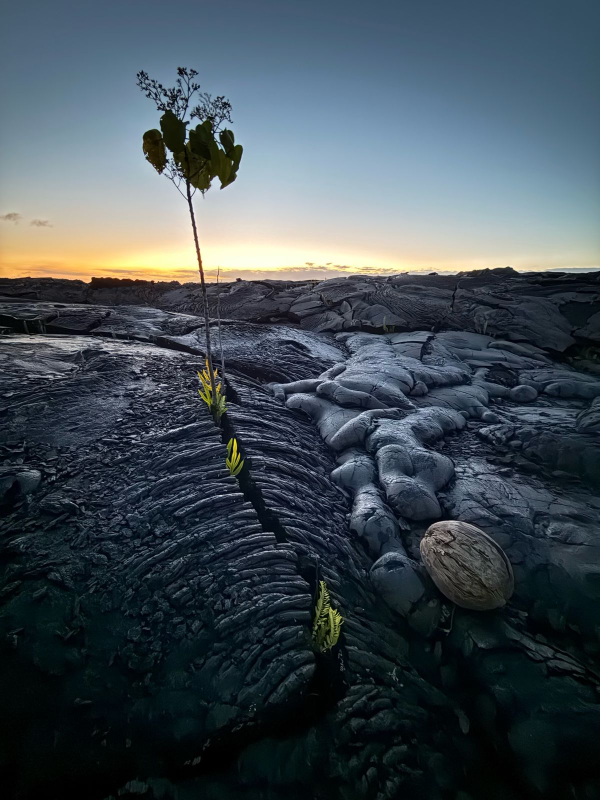
#> input picture immersive-hawaii/assets/hawaii-06.jpg, 1200 x 1600 px, found by its file name (shown at 1/2 size)
$ python make_sapling_sprite.py
#> lines starting #> are read from the running program, lines starting #| are printed output that depends on the picture; after the words box and inside, x2 and y2 are one past the last pixel; in counts of white or black regions, pixels touching at a corner belong together; long printed decimals are rounded
# Extract the sapling (above the horizon) as an RGBA sprite, used for growth-stage visuals.
from PIL import Image, ImageFilter; import numpy as np
A='/workspace/wt-immersive/immersive-hawaii/assets/'
im=Image.open(A+'hawaii-06.jpg').convert('RGB'); a=np.asarray(im,dtype=float); L=a.mean(2)
#> further down, im is the input picture: PIL image 1200x1600 RGB; mean R, G, B 65.3, 76.4, 84
#> after `L = a.mean(2)`:
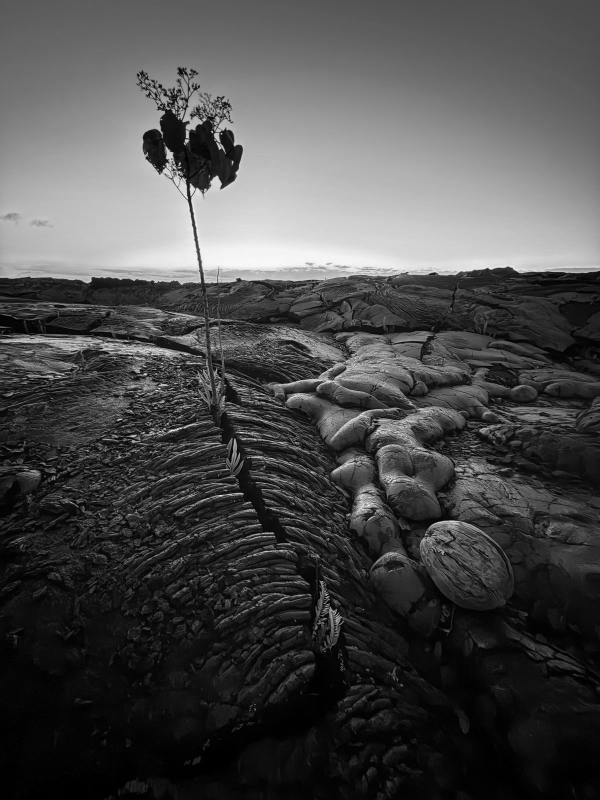
#> L: shape (1600, 1200) float64 (shown at 1/2 size); min 0, max 253.7, mean 75.2
HOR=548
sky=np.median(L[:HOR],axis=1,keepdims=True)
#> sky = 548 values, max 224.3 at index 527, min 86 at index 0, mean 150.4
m=(L[:HOR] < sky*0.72).astype(np.float32)
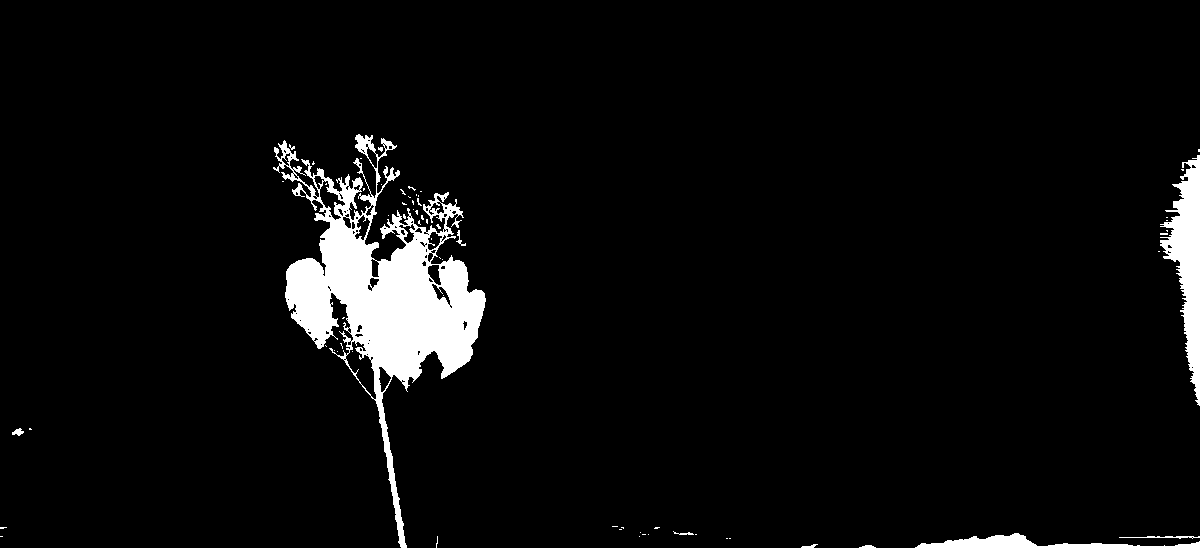
#> m: shape (548, 1200) float32; values 0 (black) and 1 (white), 4.7% white; 66 white regions (57 under 20 px), largest, box (x1, y1, x2, y2) and area: (273, 134, 486, 548) 24358, (1160, 155, 1200, 406) 4559, (915, 533, 1200, 548) 1640
mi=Image.fromarray((m*255).astype(np.uint8)).filter(ImageFilter.MedianFilter(3))
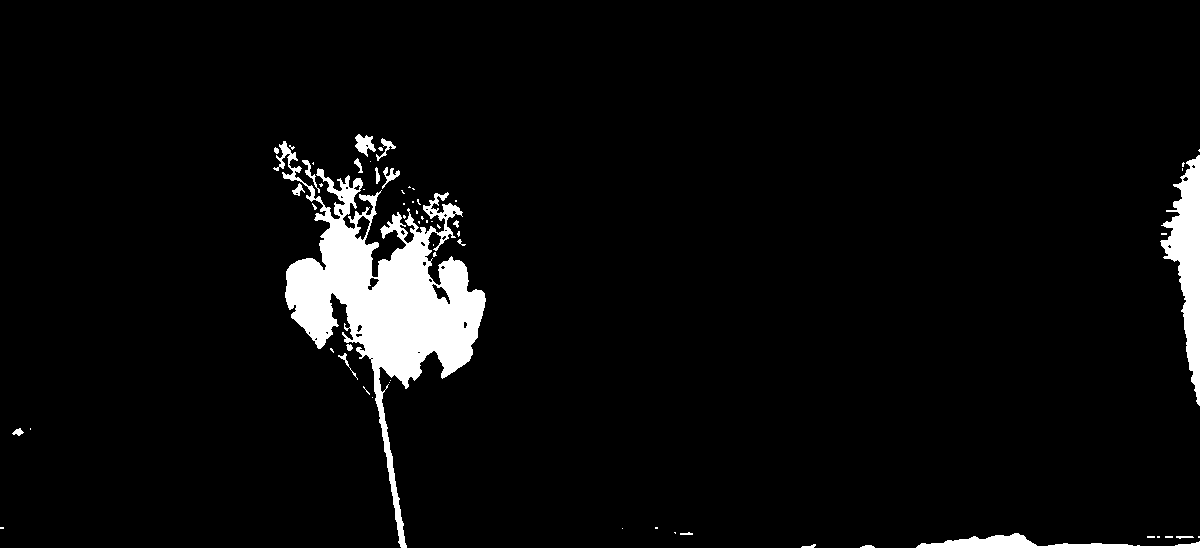
#> mi: PIL image 1200x548 L; 4.7% white; 62 white regions (42 under 20 px), largest, box (x1, y1, x2, y2) and area: (273, 141, 486, 548) 23233, (1160, 155, 1200, 406) 4556, (916, 533, 1200, 548) 1638
m=np.asarray(mi)>0
ys,xs=np.nonzero(m)
# keep the main connected column (the tree): restrict to x range around densest column
col=m.sum(0); col[:150]=0; col[700:]=0; cx=int(np.argmax(col))
#> after `col = m.sum(0)`: col = 1200 values, max 263 at index 1199, min 0 at index 4, mean 25.76
#> after `cx = int(np.argmax(col))`: cx = 398
sel=np.abs(xs-cx)<230; ys,xs=ys[sel],xs[sel]
x0,x1,y0=xs.min()-6,xs.max()+6,max(0,ys.min()-6)
#> x0 = 267; x1 = 628; y0 = 128
print('stem col',cx,'bbox',x0,y0,x1,HOR)
#| stem col 398 bbox 267 128 628 548
alpha=np.zeros(L.shape,np.uint8); alpha[:HOR][m]=255
alpha[:, :x0]=0; alpha[:, x1:]=0
al=Image.fromarray(alpha).filter(ImageFilter.GaussianBlur(0.8))
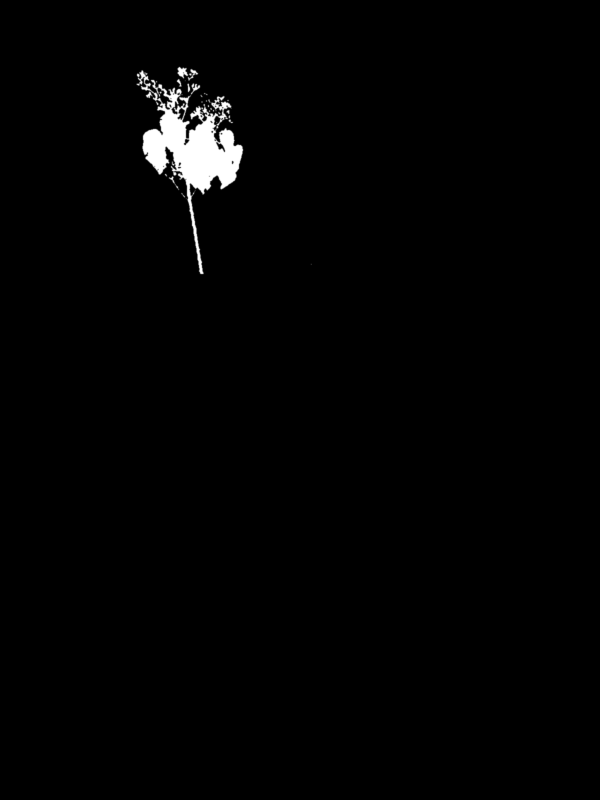
#> al: PIL image 1200x1600 L (shown at 1/2 size); min 0, max 255, mean 3.2
rgba=im.copy(); rgba.putalpha(al)
#> after `rgba.putalpha(al)`:
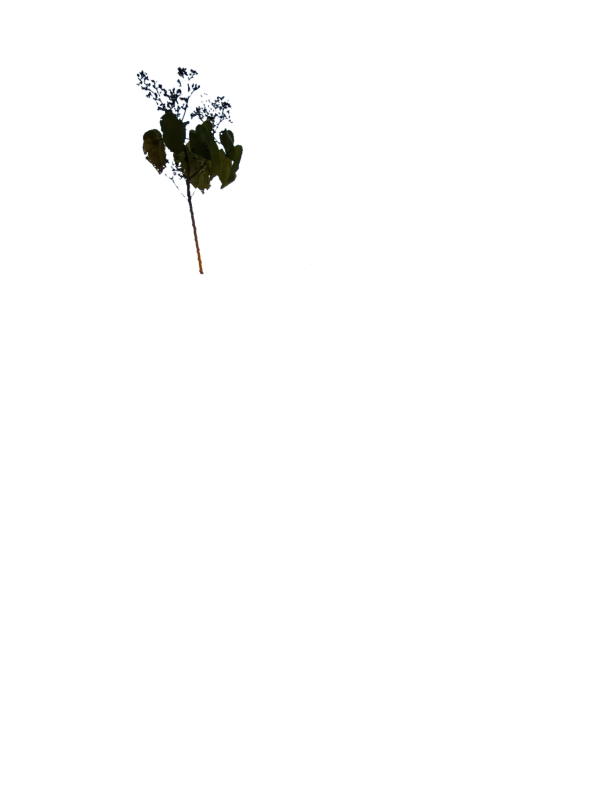
#> rgba: PIL image 1200x1600 RGBA (shown at 1/2 size); mean R, G, B, A 65.3, 76.4, 84, 3.2; transparent parts drawn white
spr=rgba.crop((x0,y0,x1,HOR)); spr.save(A+'hawaii-06-sapling.png',optimize=True)
#> after `spr = rgba.crop((x0, y0, x1, HOR))`:
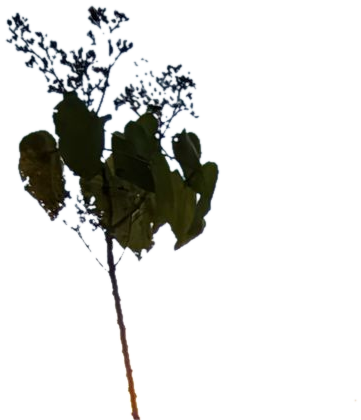
#> spr: PIL image 361x420 RGBA; mean R, G, B, A 155.6, 164.8, 163.7, 41.1; transparent parts drawn white
print('sprite',spr.size,'uv', x0/1200,y0/1600,x1/1200,HOR/1600, 'stem x uv',cx/1200)
#| sprite (361, 420) uv 0.2225 0.08 0.5233 0.3425 stem x uv 0.3317

$ run again, with immersive-hawaii/assets/hawaii-12-lanai.jpg copied over immersive-hawaii/assets/hawaii-06.jpg
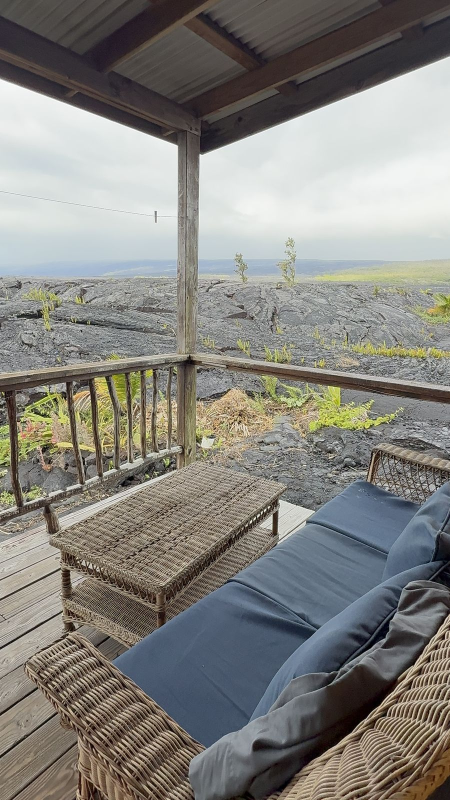
#> input picture immersive-hawaii/assets/hawaii-12-lanai.jpg, 900 x 1600 px, found by its file name (shown at 1/2 size)
#> im is the input picture: PIL image 900x1600 RGB; mean R, G, B 132.7, 131.2, 126
#> sky = 548 values, max 234.3 at index 425, min 50.67 at index 115, mean 156.2
#> `m=(L[:HOR] < sky*0.72).astype(np.float32)`:
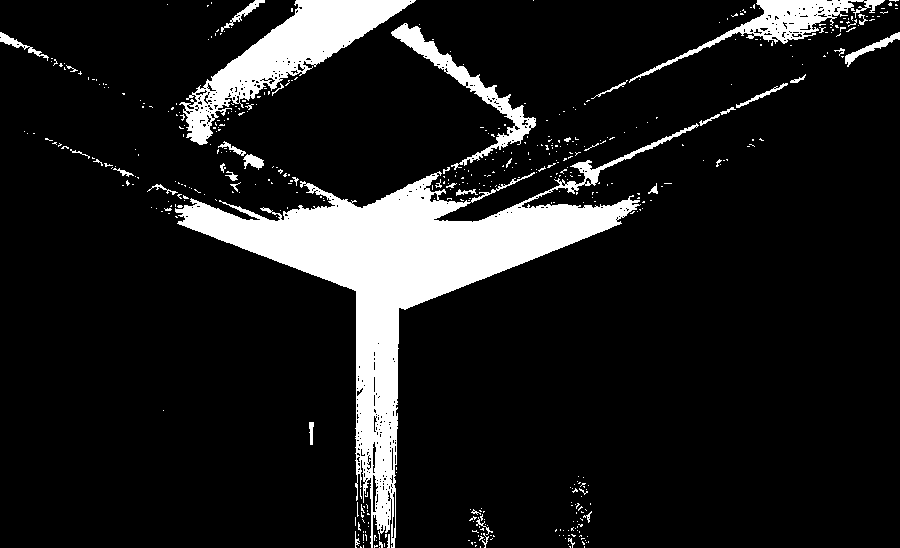
#> m: shape (548, 900) float32; values 0 (black) and 1 (white), 11.7% white; 477 white regions (433 under 20 px), largest, box (x1, y1, x2, y2) and area: (175, 123, 699, 548) 37057, (179, 0, 416, 145) 9797, (629, 0, 885, 83) 3473
#> mi: PIL image 900x548 L; 11.5% white; 168 white regions (137 under 20 px), largest, box (x1, y1, x2, y2) and area: (175, 124, 698, 548) 37399, (180, 0, 416, 145) 9961, (630, 0, 885, 82) 3613
#> col = 900 values, max 374 at index 371, min 0 at index 48, mean 63.29
#> cx = 371
#> x0 = 146; x1 = 606; y0 = 0
#| stem col 371 bbox 146 0 606 548
#> `spr = rgba.crop((x0, y0, x1, HOR))`:
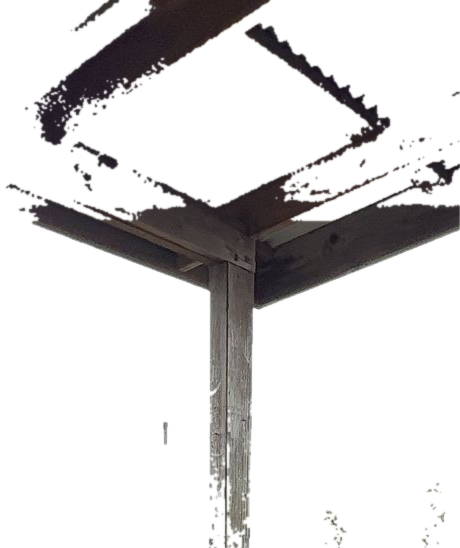
#> spr: PIL image 460x548 RGBA; mean R, G, B, A 139.1, 138.6, 138.2, 51.6; transparent parts drawn white
#| sprite (460, 548) uv 0.1217 0.0 0.505 0.3425 stem x uv 0.3092

$ run again, with immersive-hawaii/assets/hawaii-13-door.jpg copied over immersive-hawaii/assets/hawaii-06.jpg
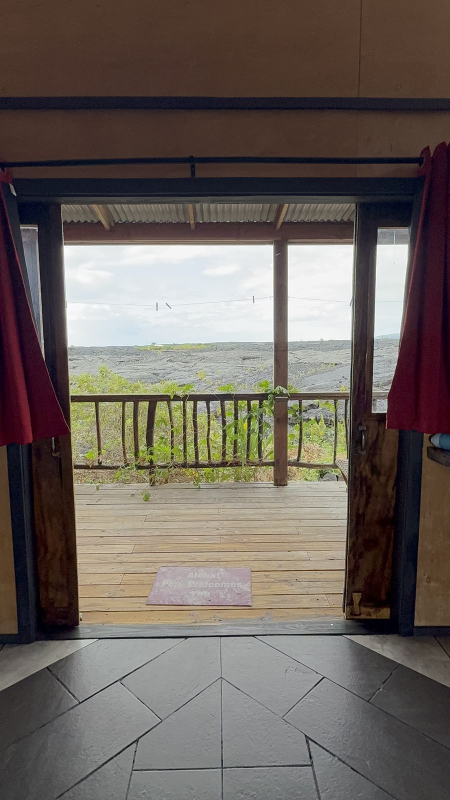
#> input picture immersive-hawaii/assets/hawaii-13-door.jpg, 900 x 1600 px, found by its file name (shown at 1/2 size)
#> im is the input picture: PIL image 900x1600 RGB; mean R, G, B 107.1, 97.9, 91.7
#> sky = 548 values, max 244 at index 492, min 17.67 at index 322, mean 73.75
#> `m=(L[:HOR] < sky*0.72).astype(np.float32)`:
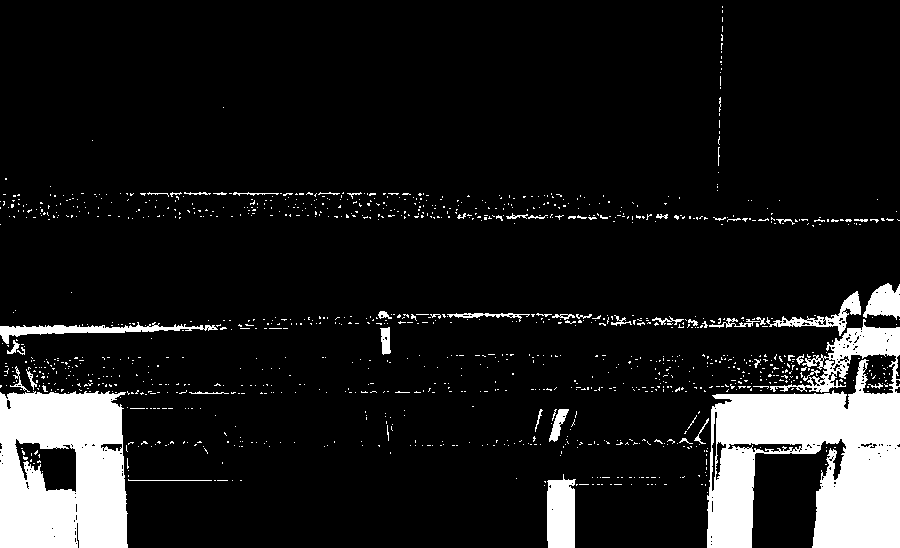
#> m: shape (548, 900) float32; values 0 (black) and 1 (white), 10.9% white; 1219 white regions (1163 under 20 px), largest, box (x1, y1, x2, y2) and area: (707, 319, 900, 548) 25040, (0, 391, 128, 548) 17015, (547, 474, 576, 548) 1877
#> mi: PIL image 900x548 L; 10.3% white; 294 white regions (258 under 20 px), largest, box (x1, y1, x2, y2) and area: (707, 325, 900, 548) 25184, (0, 391, 128, 548) 17112, (547, 479, 575, 548) 1878
#> col = 900 values, max 241 at index 895, min 0 at index 226, mean 56.18
#> cx = 559
#> ys = 12467 values from 38 to 547; xs = 12467 values, max 788 at index 463, min 330 at index 20, mean 682.9
#> x0 = 324; x1 = 794; y0 = 32
#| stem col 559 bbox 324 32 794 548
#> `spr = rgba.crop((x0, y0, x1, HOR))`:
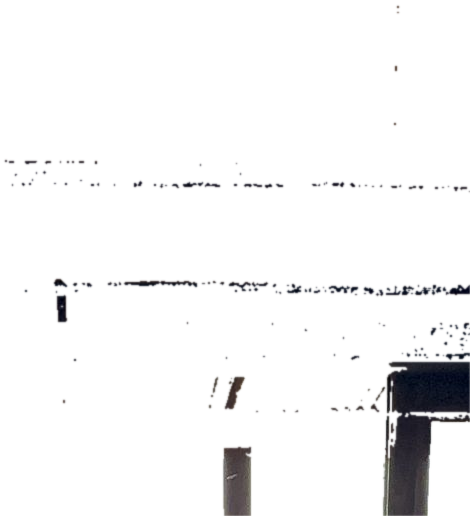
#> spr: PIL image 470x516 RGBA; mean R, G, B, A 82.6, 70.1, 65.9, 13.4; transparent parts drawn white
#| sprite (470, 516) uv 0.27 0.02 0.6617 0.3425 stem x uv 0.4658

$ run again, with immersive-hawaii/assets/hawaii-17-mango.jpg copied over immersive-hawaii/assets/hawaii-06.jpg
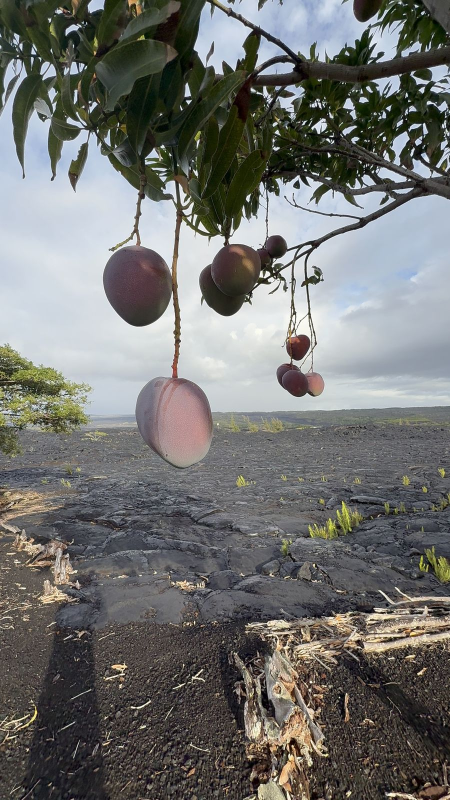
#> input picture immersive-hawaii/assets/hawaii-17-mango.jpg, 900 x 1600 px, found by its file name (shown at 1/2 size)
#> im is the input picture: PIL image 900x1600 RGB; mean R, G, B 113.3, 113.8, 111.4
#> sky = 548 values, max 219 at index 485, min 32.33 at index 227, mean 99.3
#> `m=(L[:HOR] < sky*0.72).astype(np.float32)`:
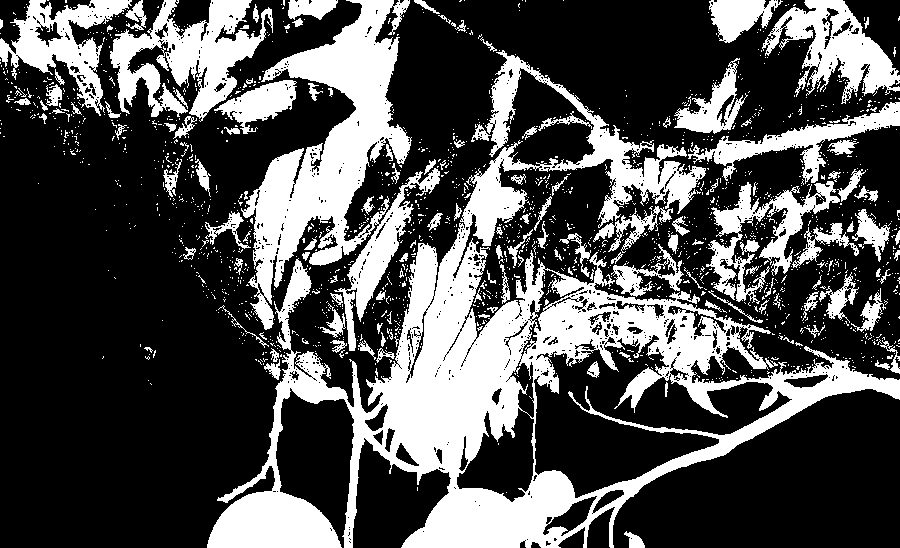
#> m: shape (548, 900) float32; values 0 (black) and 1 (white), 31.4% white; 1730 white regions (1593 under 20 px), largest, box (x1, y1, x2, y2) and area: (207, 50, 900, 548) 75759, (241, 0, 440, 351) 24283, (110, 0, 273, 122) 8999
#> mi: PIL image 900x548 L; 30.9% white; 433 white regions (305 under 20 px), largest, box (x1, y1, x2, y2) and area: (207, 50, 900, 548) 76897, (242, 0, 440, 351) 24791, (110, 0, 273, 121) 8983
#> col = 900 values, max 396 at index 353, min 5 at index 10, mean 169.2
#> cx = 353
#> x0 = 118; x1 = 588; y0 = 0
#| stem col 353 bbox 118 0 588 548
#> `spr = rgba.crop((x0, y0, x1, HOR))`:
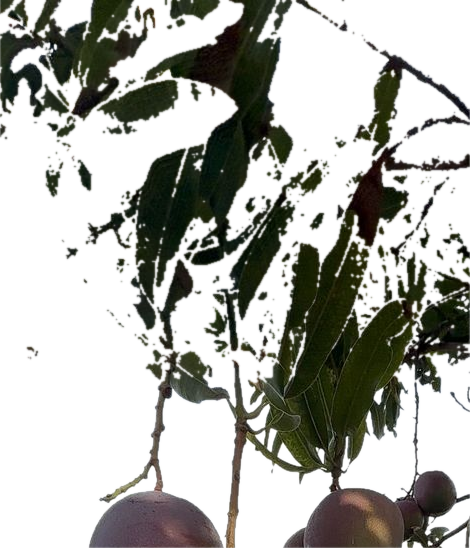
#> spr: PIL image 470x548 RGBA; mean R, G, B, A 101.8, 106.7, 100.3, 96.4; transparent parts drawn white
#| sprite (470, 548) uv 0.09833 0.0 0.49 0.3425 stem x uv 0.2942
